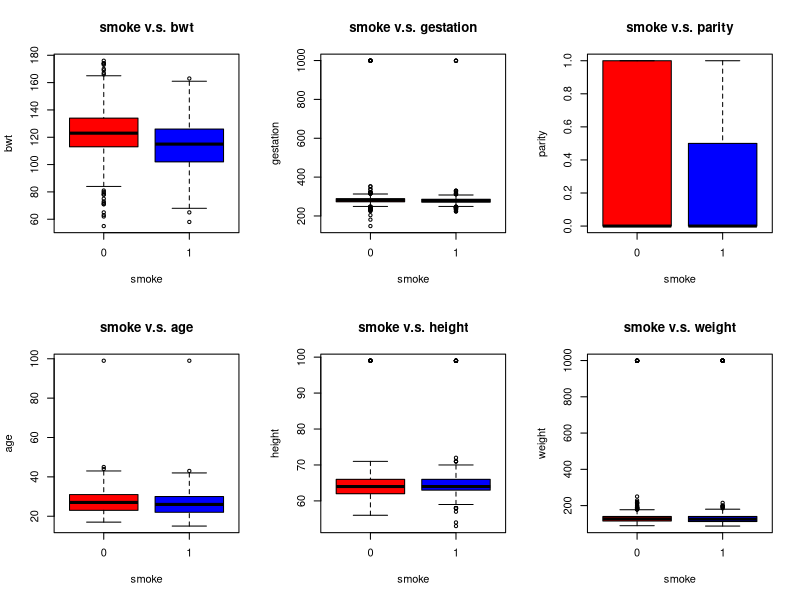
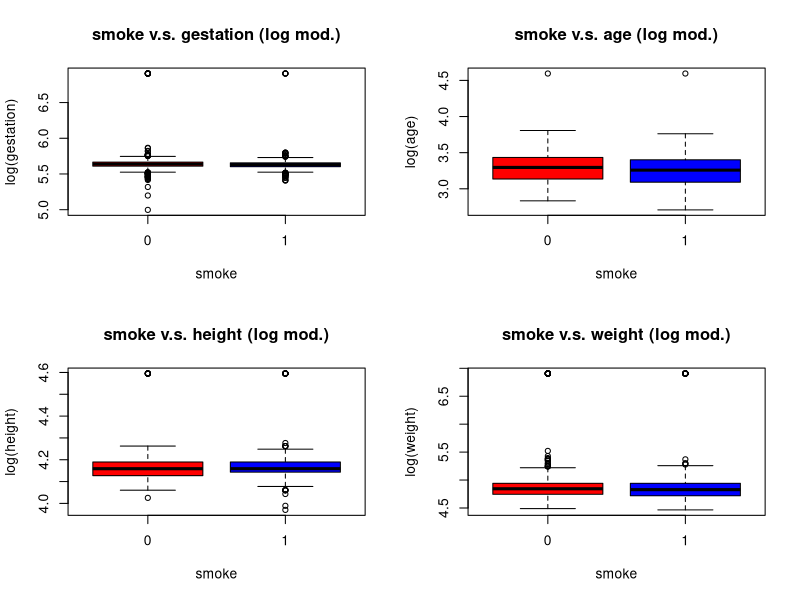
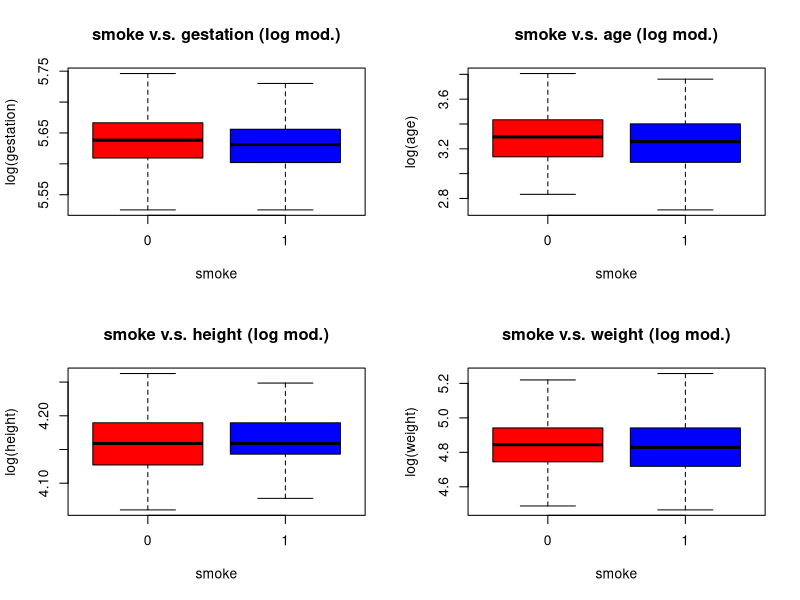

R code for these plots, in order:
## ---- chunk 1
baby <- read.csv("../Data/babies.dat", sep="")
baby <- baby[baby$smoke!=9,]
head(baby)
## ---- chunk 2
par(mfrow=c(2, 3))
boxplot(bwt ~ smoke, data=baby,
        col=c("red","blue"), main='smoke v.s. bwt')
boxplot(gestation ~ smoke, data=baby,
        col=c("red","blue"), main='smoke v.s. gestation')
boxplot(parity ~ smoke, data=baby, 
        col=c("red","blue"), main='smoke v.s. parity')
boxplot(age ~ smoke, data=baby, 
        col=c("red","blue"), main='smoke v.s. age')
boxplot(height ~ smoke, data=baby,
        col=c("red","blue"), main='smoke v.s. height')
boxplot(weight ~ smoke, data=baby,
        col=c("red","blue"), main='smoke v.s. weight')
## ---- chunk 3
par(mfrow=c(2, 2))
boxplot(log(gestation) ~ smoke, data=baby, 
        col=c("red","blue"), main='smoke v.s. gestation (log mod.)')
boxplot(log(age) ~ smoke, data=baby, 
        col=c("red","blue"), main='smoke v.s. age (log mod.)')
boxplot(log(height) ~ smoke, data=baby, 
        col=c("red","blue"), main='smoke v.s. height (log mod.)')
boxplot(log(weight) ~ smoke, data=baby,
        col=c("red","blue"), main='smoke v.s. weight (log mod.)')
## ---- chunk 4
par(mfrow=c(2, 2))
boxplot(log(gestation) ~ smoke, data=baby, outline =  FALSE,
        col=c("red","blue"), main='smoke v.s. gestation (log mod.)')
boxplot(log(age) ~ smoke, data=baby, outline =  FALSE,
        col=c("red","blue"), main='smoke v.s. age (log mod.)')
boxplot(log(height) ~ smoke, data=baby, outline =  FALSE,
        col=c("red","blue"), main='smoke v.s. height (log mod.)')
boxplot(log(weight) ~ smoke, data=baby, outline =  FALSE,
        col=c("red","blue"), main='smoke v.s. weight (log mod.)')
## ---- chunk 5
cat("The significance level:", 0.05)
chisq.test(baby$smoke, baby$parity)['p.value']
## ---- chunk 6
baby_1 <- baby[baby$smoke == 1,]
baby_0 <- baby[baby$smoke == 0,]
paste("Number of mothers that smoke:", dim(baby_1)[1])
paste("Number of mothers that do not smoke:", dim(baby_0)[1])

train_size <- 0.8

baby_1_train_size <-floor(dim(baby_1)[1]*train_size)
baby_0_train_size <-floor(dim(baby_0)[1]*train_size)
baby_train <- rbind(baby_1[1:baby_1_train_size,],
                    baby_0[1:baby_1_train_size,])
baby_test <- rbind(baby_1[(baby_1_train_size+1):dim(baby_1)[1],],
                   baby_0[(baby_0_train_size+1):dim(baby_0)[1],])
## ---- chunk 7
all.fit <- glm(smoke~bwt+gestation+weight+age+height,
               data=baby_train,family=binomial)
summary(all.fit)
## ---- chunk 8
all.fit <- glm(smoke~bwt,
               data=baby_train,family=binomial)
summary(all.fit)
## ---- chunk 9
pred_all <- function(obs){
  x <- c(1,obs)
  pred <- as.numeric(x) %*% all.fit$coefficients
  pred <- 1/(1+exp(-pred))
  return(pred)
}
## ---- chunk 10
comp = c(1:dim(baby_test)[1])

for (i in 1:dim(baby_test)[1]) {
  comp[i] = pred_all(baby_test[i, c('bwt')])
}
result <- data.frame("predict prob" = comp, 
                     "predict result" = as.numeric(comp > 0.5),
                     "true result" = baby_test$smoke)
result

cat("Accuracy score:", sum(as.numeric(comp > 0.5) == baby_test$smoke)/length(baby_test$smoke))
